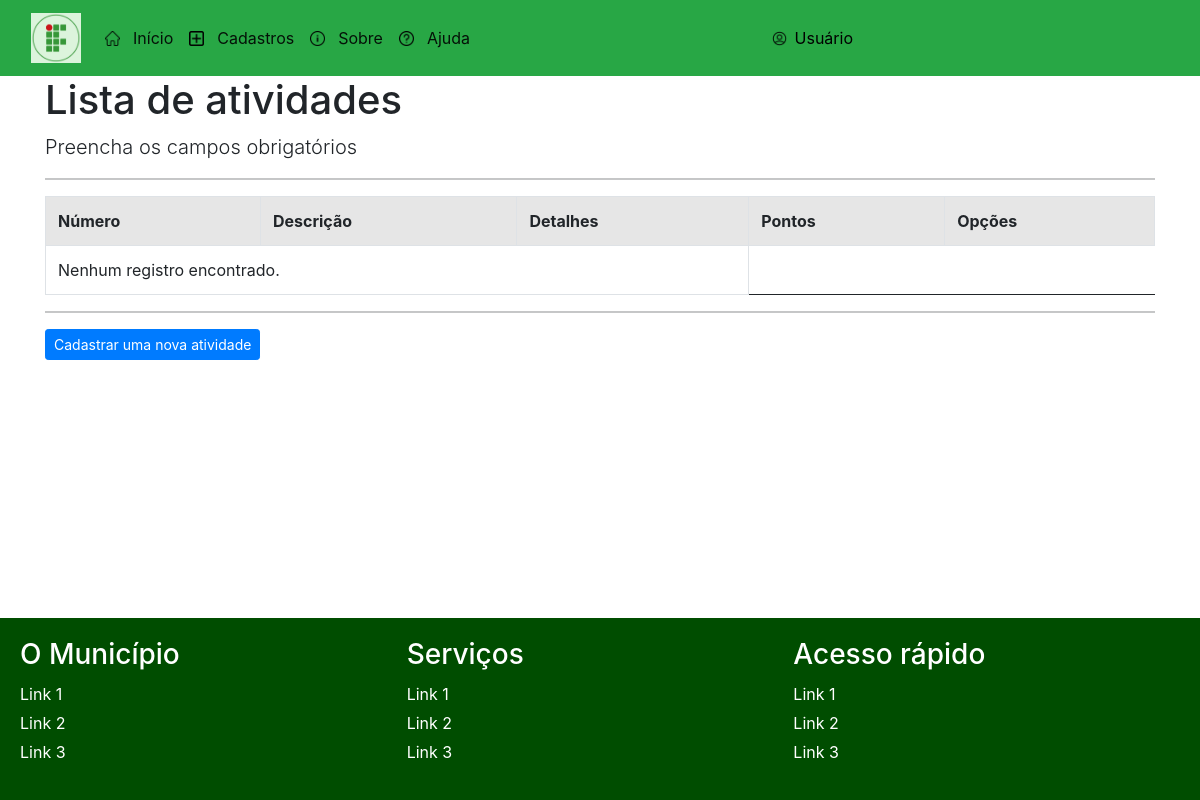
Page /listar/atividades on the earlier database version.
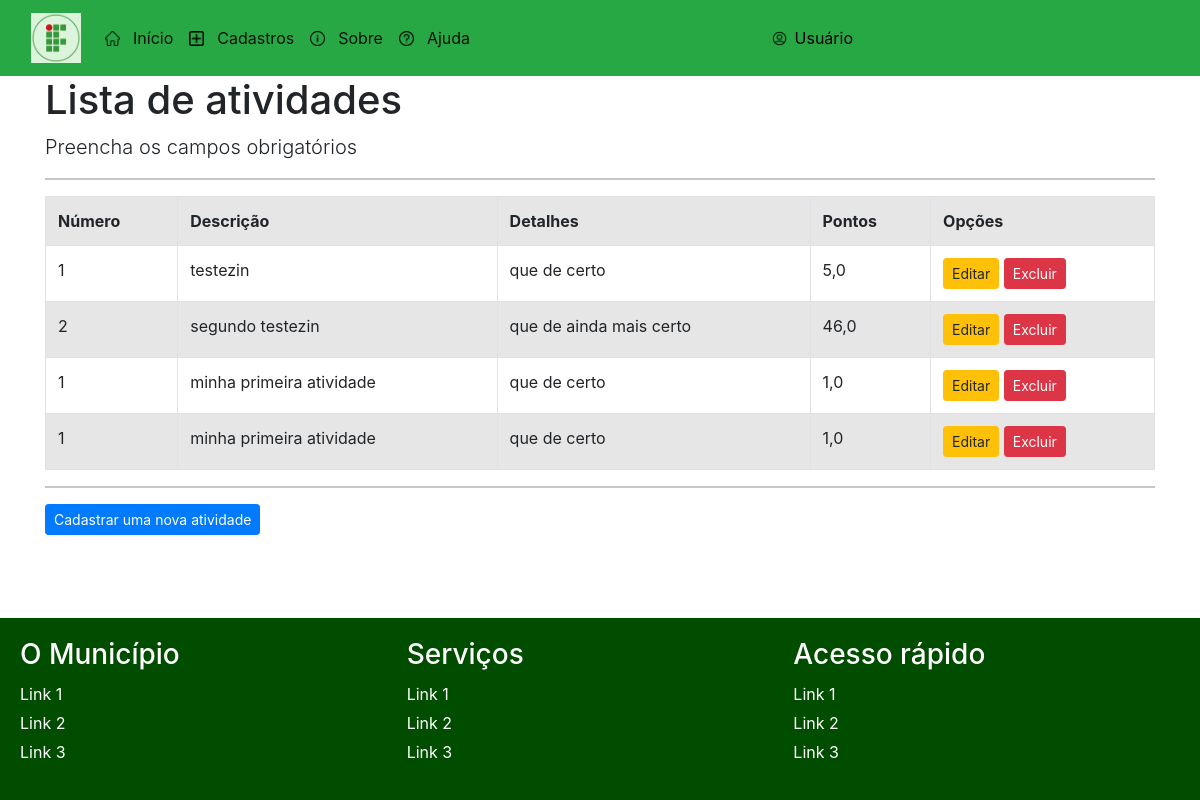
Same page on the later database version.
### cadastros/models.py (models this page shows, shortened)
class Atividade(models.Model):
    numero= models.IntegerField(verbose_name="Número")
    descricao= models.CharField(max_length=100, verbose_name="Descrição")
    pontos= models.DecimalField(decimal_places=1, max_digits=4)
    detalhes=models.CharField(max_length=50)
    campo= models.ForeignKey(Campo, on_delete=models.PROTECT)

### cadastros/views.py (the view)
# urls.py: path('listar/atividades', AtividadeList.as_view(),name='listar-atividades' ),
class AtividadeList(ListView):
      model= Atividade
      template_name = 'cadastros/listas/atividade.html'

### cadastros/templates/cadastros/listas/atividade.html (shortened to what this page needs)
{% extends 'paginas/modelo.html' %}
{% block conteúdo %}
<div class="container">
    <h1>Lista de atividades </h1>
    <p class="lead">Preencha os campos obrigatórios</p>
    <hr>
    <div class="table-responsive">
    <table class="table table-striped table-bordered table-hover"
        <tr>
            <th>Número</th>
            <th>Descrição</th>
            <th>Detalhes</th>
            <th>Pontos</th>
            <th>Opções</th>
        {% for atividade in object_list %}
        <tr>
            <td>{{ atividade.numero }}</td>
            <td>{{ atividade.descricao }}</td>
            <td>{{ atividade.detalhes }}</td>
            <td>{{ atividade.pontos }}</td>
            <td>
                <a href="{% url 'editar-atividade' atividade.pk %}" class="btn btn-warning btn-sm">Editar</a>
                <a href="{% url 'excluir-atividade' atividade.pk %}" class="btn btn-danger btn-sm">Excluir</a>
            </td>
        </tr>
        {% empty %}
        <tr>
            <td colspan="3">Nenhum registro encontrado.</td>
        </tr>
        {% endfor %}
    </table>
<hr>
</div>
<form action="" method="POST">
    <a href="{% url 'cadastrar-atividade' %}" class="btn btn-primary btn-sm">Cadastrar uma nova atividade</a>
</form>
</div>
{% endblock %}

### paginas/templates/paginas/modelo.html (shortened to what this page needs)
{% load static %}
<!DOCTYPE html>
<html lang="en">
<head>
    <link rel="stylesheet" href="https://stackpath.bootstrapcdn.com/bootstrap/5.0.0-alpha1/css/bootstrap.min.css">
    <link href="https://stackpath.bootstrapcdn.com/bootstrap/4.5.2/css/bootstrap.min.css" rel="stylesheet">
    <link rel="stylesheet" href="{% static 'css/footer.css' %}">
</head>
<body>
    {% block menu %}
    <div class="bg-light">
        <nav class="navbar navbar-expand-sm navbar-light bg-success">
            <div class="container-fluid">
                <a class="navbar-brand" href="#"><img src="{% static 'img/logo redonda.png' %}" width="50"></a>
                <div class="collapse navbar-collapse" id="navbarID">
                    <div class="navbar-nav">
                        <a class="nav-link active d-flex align-items-center" aria-current="page" href="{% url 'inicio' %}">
                            <img src="{% static 'img/casa.png' %}" width="15" class="me-2">
                            <span>Início</span>
                        </a>
                        <a class="nav-link active d-flex align-items-center" aria-current="page" href="#">
                            <img src="{% static 'img/adição.png' %}" width="15" class="me-2">
                            <span>Cadastros</span>
                        </a>
                        <a class="nav-link active d-flex align-items-center" aria-current="page" href="{% url 'sobre' %}">
                            <img src="{% static 'img/i.png' %}" width="15" class="me-2">
                            <span>Sobre</span>
                        </a>
                        <a class="nav-link active d-flex align-items-center" aria-current="page" href="#">
                            <img src="{% static 'img/interrogas.png' %}" width="15" class="me-2">
                            <span>Ajuda</span>
                        </a>
                    </div>
                    <a class="nav-link active d-flex align-items-center ml-auto" aria-current="page" href="#" style="margin-right: 300px; color: black;">
                        <img src="{% static 'img/user.png' %}" width="15" class="me-2">
                        <span>Usuário</span>
                    </a>
                </div>
            </div>
        </nav>
    </div>
{% endblock %}
    {% block conteúdo %}{% endblock %}
    {% block rodapé %}
    <footer>
        <div class="footer-section">
          <h3>O Município</h3>
          <ul>
            <li><a href="#">Link 1</a></li>
            <li><a href="#">Link 2</a></li>
            <li><a href="#">Link 3</a></li>
          </ul>
        </div>
        <div class="footer-section">
          <h3>Serviços</h3>
          <ul>
            <li><a href="#">Link 1</a></li>
            <li><a href="#">Link 2</a></li>
            <li><a href="#">Link 3</a></li>
          </ul>
        </div>
        <div class="footer-section">
          <h3>Acesso rápido</h3>
          <ul>
            <li><a href="#">Link 1</a></li>
            <li><a href="#">Link 2</a></li>
            <li><a href="#">Link 3</a></li>
          </ul>
        </div>
      </footer>
    {% endblock %}
</body>
</html>

### static/css/footer.css (style rules this page uses)
html, body { height: 100%; margin: 0; display: flex; flex-direction: column; }
footer { background-color: #004d00; color: white; padding: 20px; display: flex; justify-content: space-around; text-align: left; margin-top: auto; }
.footer-section { flex: 1; }
.footer-section h3 { margin-bottom: 10px; }
.footer-section ul { list-style-type: none; padding: 0; }
.footer-section li { margin-bottom: 5px; }
.footer-section a { color: white; text-decoration: none; }
.navbar-nav .nav-link img { vertical-align: middle; }
.navbar-nav .nav-link span { margin-left: 5px; }

Differences in the rows shown:
added Atividade: numero "1", descricao "testezin", detalhes "que de certo", pontos "5,0"
added Atividade: numero "2", descricao "segundo testezin", detalhes "que de ainda mais certo", pontos "46,0"
added Atividade: numero "1", descricao "minha primeira atividade", detalhes "que de certo", pontos "1,0"
added Atividade: numero "1", descricao "minha primeira atividade", detalhes "que de certo", pontos "1,0"
Other differences:
text no longer shown: "Nenhum registro encontrado."
